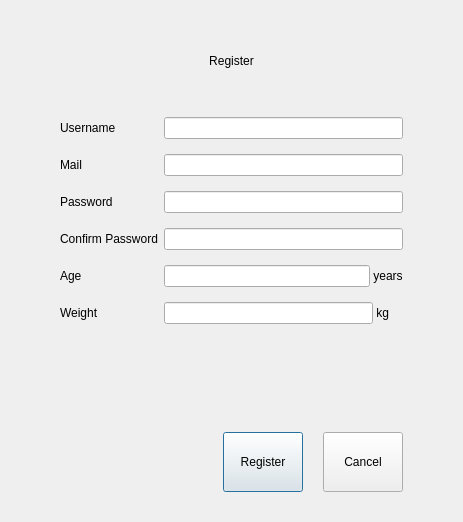
<?xml version="1.0" encoding="UTF-8"?>
<ui version="4.0">
 <class>Dialog</class>
 <widget class="QDialog" name="Dialog">
  <property name="geometry">
   <rect>
    <x>0</x>
    <y>0</y>
    <width>463</width>
    <height>522</height>
   </rect>
  </property>
  <property name="windowTitle">
   <string>Dialog</string>
  </property>
  <layout class="QVBoxLayout" name="verticalLayout">
   <property name="leftMargin">
    <number>60</number>
   </property>
   <property name="rightMargin">
    <number>60</number>
   </property>
   <property name="bottomMargin">
    <number>30</number>
   </property>
   <item>
    <widget class="TitleLabel" name="TitleLabel">
     <property name="maximumSize">
      <size>
       <width>16777215</width>
       <height>100</height>
      </size>
     </property>
     <property name="text">
      <string>Register</string>
     </property>
     <property name="alignment">
      <set>Qt::AlignmentFlag::AlignCenter</set>
     </property>
    </widget>
   </item>
   <item>
    <layout class="QFormLayout" name="formLayout">
     <property name="verticalSpacing">
      <number>15</number>
     </property>
     <item row="0" column="0">
      <widget class="BodyLabel" name="BodyLabel">
       <property name="text">
        <string>Username</string>
       </property>
      </widget>
     </item>
     <item row="0" column="1">
      <widget class="LineEdit" name="LineEdit"/>
     </item>
     <item row="1" column="0">
      <widget class="BodyLabel" name="BodyLabel_2">
       <property name="text">
        <string>Mail</string>
       </property>
      </widget>
     </item>
     <item row="1" column="1">
      <widget class="LineEdit" name="LineEdit_2"/>
     </item>
     <item row="2" column="0">
      <widget class="BodyLabel" name="BodyLabel_3">
       <property name="text">
        <string>Password</string>
       </property>
      </widget>
     </item>
     <item row="2" column="1">
      <widget class="PasswordLineEdit" name="PasswordLineEdit"/>
     </item>
     <item row="3" column="0">
      <widget class="BodyLabel" name="BodyLabel_4">
       <property name="text">
        <string>Confirm Password</string>
       </property>
      </widget>
     </item>
     <item row="3" column="1">
      <widget class="PasswordLineEdit" name="PasswordLineEdit_2"/>
     </item>
     <item row="4" column="0">
      <widget class="BodyLabel" name="BodyLabel_5">
       <property name="text">
        <string>Age</string>
       </property>
      </widget>
     </item>
     <item row="5" column="0">
      <widget class="BodyLabel" name="BodyLabel_6">
       <property name="text">
        <string>Weight</string>
       </property>
      </widget>
     </item>
     <item row="5" column="1">
      <layout class="QHBoxLayout" name="horizontalLayout_2">
       <item>
        <widget class="LineEdit" name="LineEdit_3"/>
       </item>
       <item>
        <widget class="BodyLabel" name="BodyLabel_7">
         <property name="text">
          <string> kg    </string>
         </property>
        </widget>
       </item>
      </layout>
     </item>
     <item row="4" column="1">
      <layout class="QHBoxLayout" name="horizontalLayout_3">
       <item>
        <widget class="LineEdit" name="LineEdit_4"/>
       </item>
       <item>
        <widget class="BodyLabel" name="BodyLabel_8">
         <property name="text">
          <string> years</string>
         </property>
        </widget>
       </item>
      </layout>
     </item>
    </layout>
   </item>
   <item>
    <layout class="QHBoxLayout" name="horizontalLayout">
     <property name="spacing">
      <number>20</number>
     </property>
     <item>
      <spacer name="horizontalSpacer">
       <property name="orientation">
        <enum>Qt::Orientation::Horizontal</enum>
       </property>
       <property name="sizeHint" stdset="0">
        <size>
         <width>40</width>
         <height>20</height>
        </size>
       </property>
      </spacer>
     </item>
     <item>
      <widget class="PrimaryPushButton" name="PrimaryPushButton">
       <property name="minimumSize">
        <size>
         <width>0</width>
         <height>60</height>
        </size>
       </property>
       <property name="text">
        <string>Register</string>
       </property>
      </widget>
     </item>
     <item>
      <widget class="PushButton" name="PushButton">
       <property name="minimumSize">
        <size>
         <width>0</width>
         <height>60</height>
        </size>
       </property>
       <property name="text">
        <string>Cancel</string>
       </property>
      </widget>
     </item>
    </layout>
   </item>
  </layout>
 </widget>
 <customwidgets>
  <customwidget>
   <class>PushButton</class>
   <extends>QPushButton</extends>
   <header>qfluentwidgets</header>
  </customwidget>
  <customwidget>
   <class>PrimaryPushButton</class>
   <extends>PushButton</extends>
   <header>qfluentwidgets</header>
  </customwidget>
  <customwidget>
   <class>BodyLabel</class>
   <extends>QLabel</extends>
   <header>qfluentwidgets</header>
  </customwidget>
  <customwidget>
   <class>TitleLabel</class>
   <extends>QLabel</extends>
   <header>qfluentwidgets</header>
  </customwidget>
  <customwidget>
   <class>LineEdit</class>
   <extends>QLineEdit</extends>
   <header>qfluentwidgets</header>
  </customwidget>
  <customwidget>
   <class>PasswordLineEdit</class>
   <extends>LineEdit</extends>
   <header>qfluentwidgets</header>
  </customwidget>
 </customwidgets>
 <resources/>
 <connections/>
</ui>
